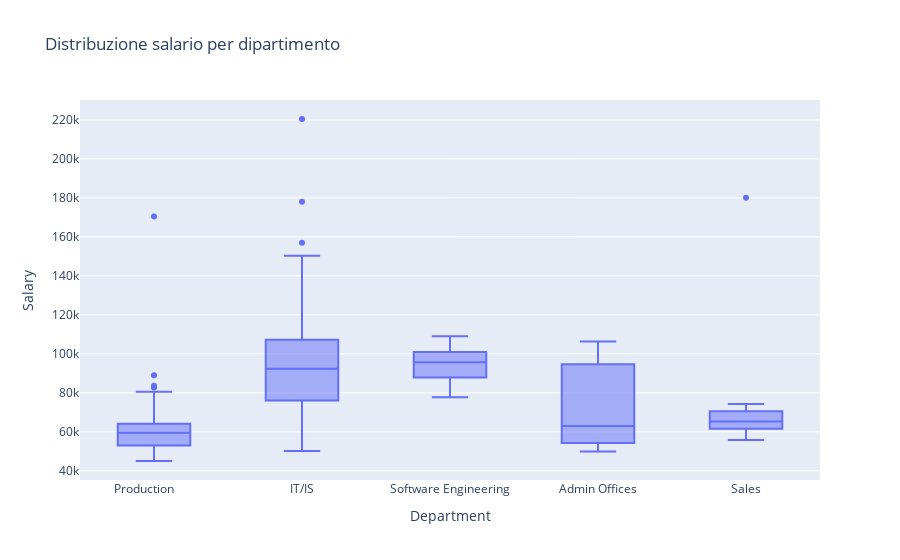

The notebook cell this image was saved under:
### Markdown cell above
<font color='green' size='4px'>Grafico interattivo (con outliers)</font>

### Code cell
px.box(df2, x = "Department", y = "Salary", title = "Distribuzione salario per dipartimento")

### Figure 1 — Plotly figure (JSON) as saved in the notebook; plotly's stock layout.template omitted (floating-point values rounded to 4 significant figures; data arrays with more than 128 entries replaced by an {"elided": "..."} marker saying what was removed)
{"data": [{"alignmentgroup": "True", "hovertemplate": "Department=%{x}<br>Salary=%{y}<extra></extra>", "legendgroup": "", "marker": {"color": "#636efa"}, "name": "", "notched": false, "offsetgroup": "", "orientation": "v", "showlegend": false, "type": "box", "x": {"elided": "310 str values"}, "x0": " ", "xaxis": "x", "y": {"elided": "310 int values"}, "y0": " ", "yaxis": "y"}], "layout": {"boxmode": "group", "legend": {"tracegroupgap": 0}, "title": {"text": "Distribuzione salario per dipartimento"}, "xaxis": {"anchor": "y", "domain": [0, 1], "title": {"text": "Department"}}, "yaxis": {"anchor": "x", "domain": [0, 1], "title": {"text": "Salary"}}}}
